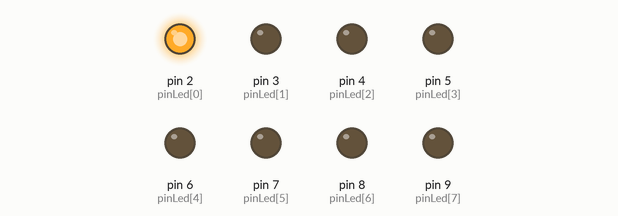
Bench run of a sketch on a simulated Arduino Uno, built with avr-gcc and run on an emulated ATmega328P. Parts: output pins drawn as LEDs (lit = HIGH).

Above: at 0.5 s.
At 1.5 s:
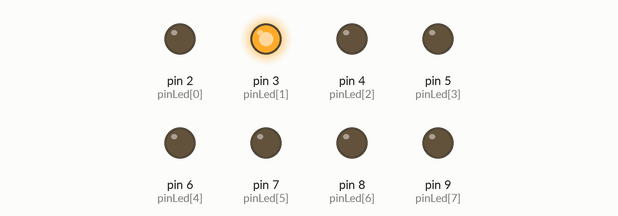
At 4.5 s:
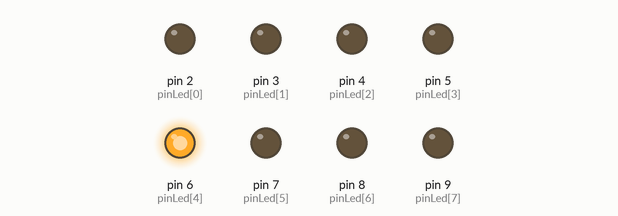
At 8.0 s:
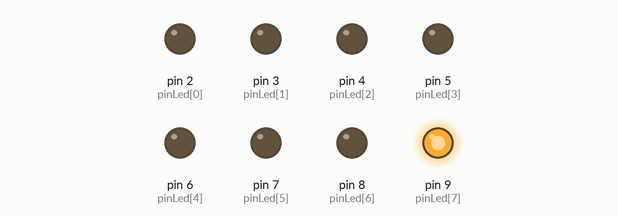
At 13.5 s:
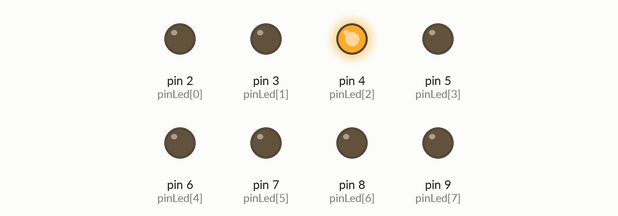
At 18.5 s:
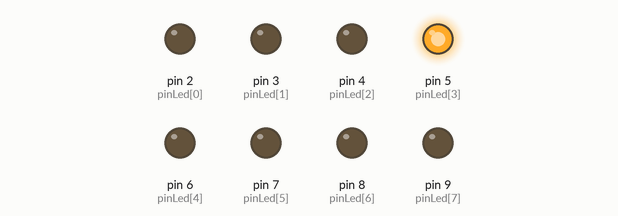
Timing chart, 0 to 19.5 s (numbered marks = the images above):
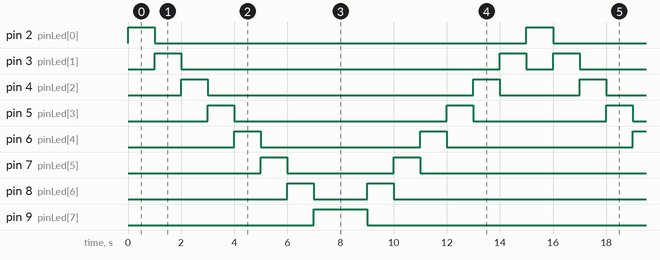

Measured:
- by itself, pin 2 (pinLed[0]): alternates HIGH for 1.0 s and LOW for 14.0 s
- by itself, pin 3 (pinLed[1]): repeats every 15.0 s: LOW 12.0 s, HIGH 1.0 s, LOW 1.0 s, HIGH 1.0 s
- by itself, pin 4 (pinLed[2]): repeats every 15.0 s: LOW 10.0 s, HIGH 1.0 s, LOW 3.0 s, HIGH 1.0 s
- by itself, pin 5 (pinLed[3]): repeats every 15.0 s: LOW 8.0 s, HIGH 1.0 s, LOW 5.0 s, HIGH 1.0 s
- by itself, pin 6 (pinLed[4]): repeats every 15.0 s: LOW 6.0 s, HIGH 1.0 s, LOW 7.0 s, HIGH 1.0 s
- by itself, pin 7 (pinLed[5]): repeats every 15.0 s: LOW 4.0 s, HIGH 1.0 s, LOW 9.0 s, HIGH 1.0 s
- by itself, pin 8 (pinLed[6]): repeats every 15.0 s: LOW 2.0 s, HIGH 1.0 s, LOW 11.0 s, HIGH 1.0 s
- by itself, pin 9 (pinLed[7]): alternates HIGH for 2.0 s and LOW for 13.0 s

The sketch:

pinLed8.ino
```cpp
int pinLed[8] = {2,3,4,5,6,7,8,9};


void setup() {
  for(int i = 0; i<8; i++){
    pinMode(pinLed[i], OUTPUT);
  }

}

void loop() {
  for(int j =0; j<8; j++){
    digitalWrite(pinLed[j], HIGH);
    delay(1000);
    digitalWrite(pinLed[j], LOW);
  }
  for(int j =7; j>0; j--){
    digitalWrite(pinLed[j], HIGH);
    delay(1000);
    digitalWrite(pinLed[j], LOW);
  }
}
```
